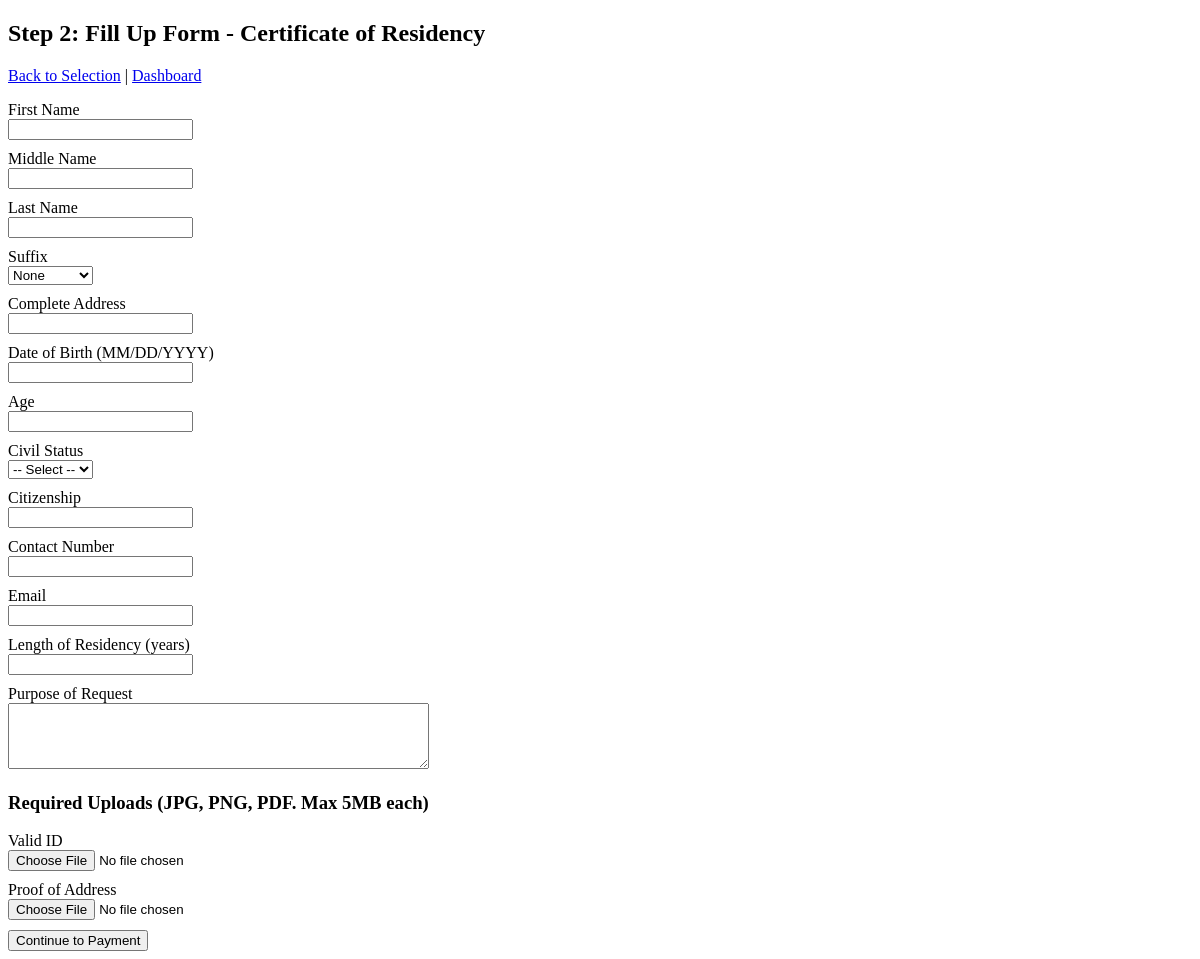
The app's page /public/request_form.php?service_id=2 (signed in), older data.
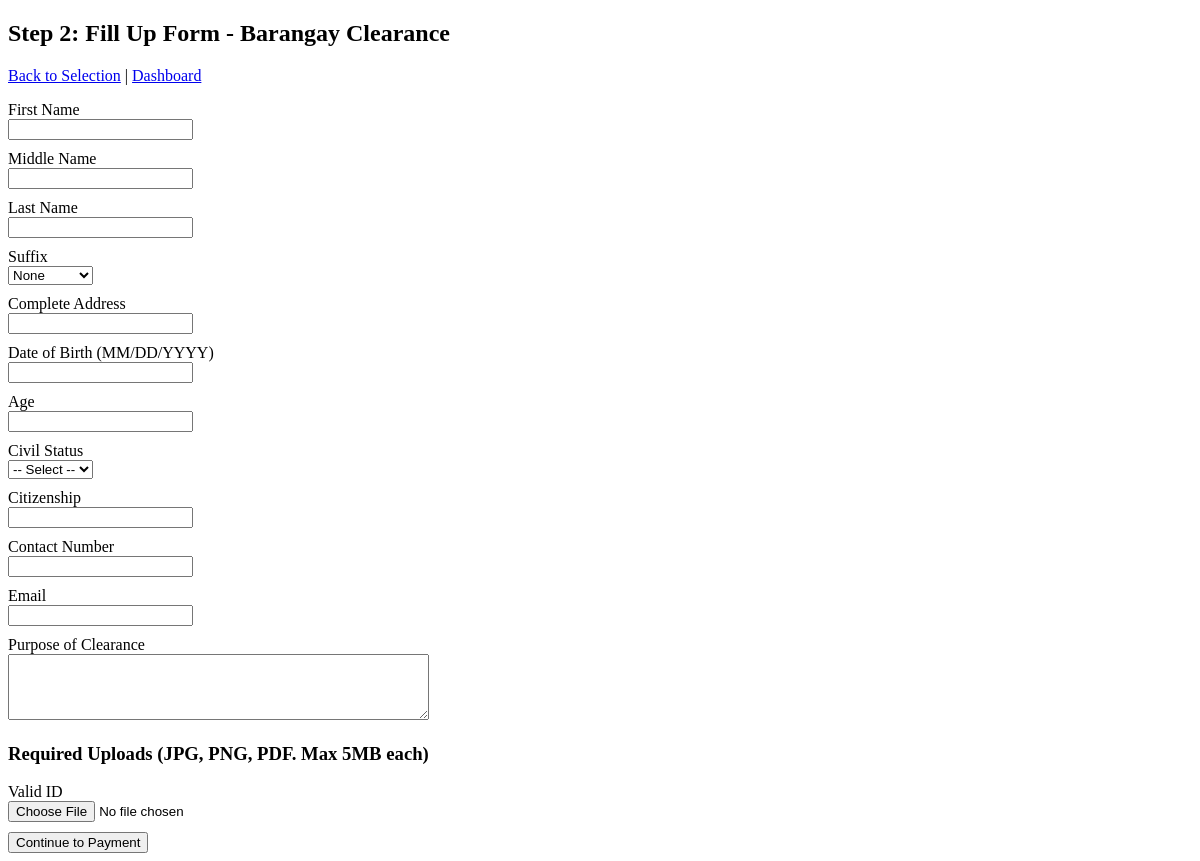
The same page, newer data.
### tables this page shows
CREATE TABLE `document_services` (
  `id` int(10) UNSIGNED NOT NULL,
  `name` varchar(100) NOT NULL,
  `description` text DEFAULT NULL,
  `price` decimal(10,2) NOT NULL DEFAULT 0.00,
  `processing_time_days` int(11) NOT NULL DEFAULT 1,
  `is_active` tinyint(1) NOT NULL DEFAULT 1,
  `created_at` timestamp NULL DEFAULT current_timestamp(),
  `updated_at` timestamp NULL DEFAULT current_timestamp() ON UPDATE current_timestamp()
);

### app/config/database.php (called while the page is built)
<?php
return [
    'driver'   => 'mysql',
    'host'     => '127.0.0.1',
    'port'     => 3306,
    'database' => 'citiserve_db',
    'username' => 'phpmyadmin',
    'password' => 'YourStrongPassword',
    'charset'  => 'utf8mb4',
    'collation'=> 'utf8mb4_unicode_ci',
];

### app/core/Database.php (called while the page is built)
<?php
class Database
{
    private $connection;
    public function __construct()
    {
        $config = require __DIR__ . '/../config/database.php';
        $dsn = $config['driver'] . ':host=' . $config['host']
             . ';port=' . $config['port']
             . ';dbname=' . $config['database']
             . ';charset=' . $config['charset'];
        try {
            $this->connection = new PDO(
                $dsn,
                $config['username'],
                $config['password'],
                [
                    PDO::ATTR_ERRMODE            => PDO::ERRMODE_EXCEPTION,
                    PDO::ATTR_DEFAULT_FETCH_MODE => PDO::FETCH_ASSOC,
                    PDO::ATTR_EMULATE_PREPARES   => false,
                ]
            );
        } catch (PDOException $e) {
            die('Database connection failed: ' . $e->getMessage());
        }
    }
    public function getConnection()
    {
        return $this->connection;
    }
}

### app/core/CitiServeData.php (called while the page is built, shortened)
<?php
require_once __DIR__ . '/Database.php';
class CitiServeData
{
    private $db;
    public function __construct()
    {
        $database = new Database();
        $this->db = $database->getConnection();
    }
    public function findDocumentServiceById($id)
    {
        $stmt = $this->db->prepare('SELECT id, name, description, price, processing_time_days, is_active FROM document_services WHERE id = ? LIMIT 1');
        $stmt->execute([$id]);
        return $stmt->fetch() ?: null;
    }
}

### app/helpers/document_request.php (called while the page is built, shortened)
<?php
function document_request_suffix_options()
{
    return ['', 'Jr', 'Sr', 'II', 'III', 'IV'];
}
function document_request_definition_by_service_name($serviceName)
{
    $defs = document_request_definitions();
    return isset($defs[$serviceName]) ? $defs[$serviceName] : null;
}

### public/request_form.php (the view, shortened to what this page needs)
<?php
require_once __DIR__ . '/../app/helpers/auth.php';
require_once __DIR__ . '/../app/core/CitiServeData.php';
require_once __DIR__ . '/../app/helpers/document_request.php';
$data = new CitiServeData();
$serviceId = isset($_GET['service_id']) ? (int)$_GET['service_id'] : 0;
$service = $serviceId > 0 ? $data->findDocumentServiceById($serviceId) : null;
$definition = document_request_definition_by_service_name($service['name']);
$values = [];
function h($value)
{
    return htmlspecialchars((string)$value, ENT_QUOTES, 'UTF-8');
}
?>
<!doctype html>
<html>
<head>
</head>
<body>
    <h2>Step 2: Fill Up Form - <?= h($service['name']) ?></h2>
    <p>
        <a href="/CitiServe/public/request_select.php">Back to Selection</a> |
        <a href="/CitiServe/public/dashboard.php">Dashboard</a>
    </p>
    <form method="post" enctype="multipart/form-data">
        <?php foreach ($definition['fields'] as $field): ?>
            <?php
            $name = $field['name'];
            $type = $field['type'];
            $label = $field['label'];
            $required = !empty($field['required']) ? 'required' : '';
            $value = $values[$name] ?? '';
            ?>
            <div style="margin-bottom:10px;" data-field-name="<?= h($name) ?>">
                <label for="<?= h($name) ?>"><?= h($label) ?></label><br>
                <?php if ($type === 'textarea'): ?>
                    <textarea id="<?= h($name) ?>" name="<?= h($name) ?>" rows="4" cols="50" <?= $required ?>><?= h($value) ?></textarea>
                <?php elseif ($type === 'select'): ?>
                    <select id="<?= h($name) ?>" name="<?= h($name) ?>" <?= $required ?>>
                        <option value="">-- Select --</option>
                        <?php foreach ((array)$field['options'] as $option): ?>
                            <option value="<?= h($option) ?>" <?= ($value === $option) ? 'selected' : '' ?>><?= h($option === '' ? 'None' : $option) ?></option>
                        <?php endforeach; ?>
                    </select>
                <?php else: ?>
                    <input id="<?= h($name) ?>" name="<?= h($name) ?>" value="<?= h($value) ?>" <?= $required ?>>
                <?php endif; ?>
            </div>
        <?php endforeach; ?>
        <h3>Required Uploads (JPG, PNG, PDF. Max 5MB each)</h3>
        <?php foreach ($definition['required_uploads'] as $upload): ?>
            <div style="margin-bottom:10px;">
                <label for="<?= h($upload['key']) ?>"><?= h($upload['label']) ?></label><br>
                <input type="file" id="<?= h($upload['key']) ?>" name="<?= h($upload['key']) ?>" accept=".jpg,.jpeg,.png,.pdf,application/pdf,image/jpeg,image/png" required>
            </div>
        <?php endforeach; ?>
        <button type="submit">Continue to Payment</button>
    </form>
</body>
</html>

Row changes from the older to the newer data that the page shows:
changed document_services: name "Certificate of Residency" → "Barangay Clearance"
Text that changed along with them:
new list line: "Purpose of Clearance "
list line gone: "Length of Residency (years) "
list line gone: "Purpose of Request "
list line gone: "Proof of Address "
